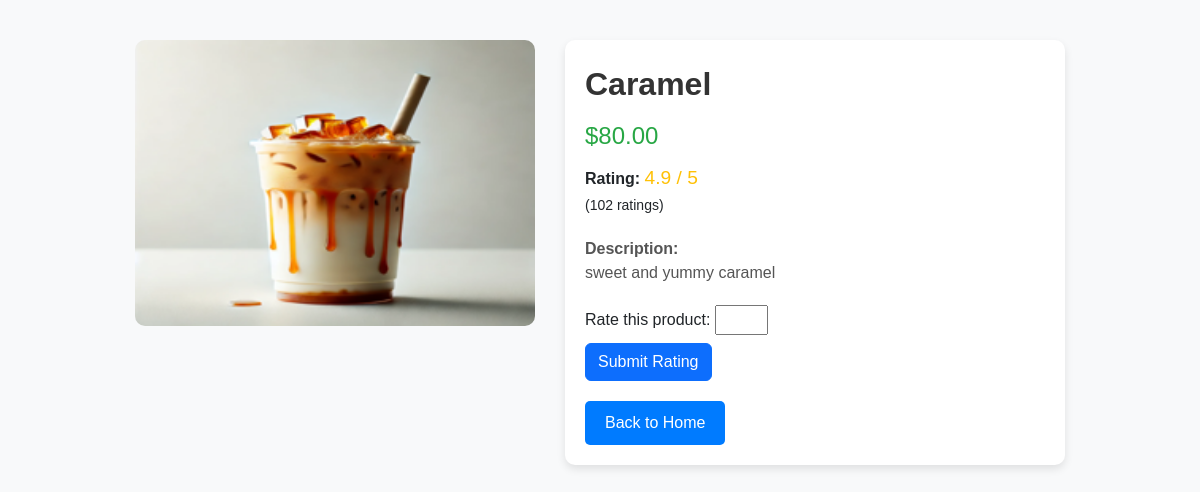
Page /view.php?id=1 on the committed database.
### tables this page shows
CREATE TABLE `products` (
  `id` int(11) NOT NULL,
  `product_name` varchar(255) NOT NULL,
  `price` decimal(10,2) NOT NULL,
  `image` varchar(255) NOT NULL,
  `rating` float NOT NULL,
  `total_ratings` int(11) NOT NULL,
  `rating_count` int(11) DEFAULT 0,
  `description` text NOT NULL
);

### view.php (the view, shortened to what this page needs)
<?php
include('db.php');
if (isset($_GET['id'])) {
    $product_id = $_GET['id'];
    $sql = "SELECT * FROM products WHERE id = $product_id";
    $result = $conn->query($sql);
    if ($result->num_rows > 0) {
        $product = $result->fetch_assoc();
    } else {
        echo "Product not found!";
        exit;
    }
} else {
    echo "Product ID not provided!";
    exit;
}
?>
<!DOCTYPE html>
<html lang="en">
<head>
    <link href="https://cdn.jsdelivr.net/npm/bootstrap@5.3.0/dist/css/bootstrap.min.css" rel="stylesheet">
    <link rel="stylesheet" href="https://cdnjs.cloudflare.com/ajax/libs/font-awesome/6.0.0-beta3/css/all.min.css">
</head>
<body>
    <div class="container">
        <div class="product-container">
            <div class="product-image">
                <img src="<?php echo htmlspecialchars($product['image']); ?>" alt="<?php echo htmlspecialchars($product['product_name']); ?>">
            </div>
            <div class="product-details">
                <div class="product-title"><?php echo htmlspecialchars($product['product_name']); ?></div>
                <div class="product-price">$<?php echo number_format($product['price'], 2); ?></div>
                <div class="product-rating">
                    <strong>Rating:</strong>
                    <span><?php echo number_format($product['rating'], 1); ?> / 5</span>
                    <br>
                    <small>(<?php echo $product['total_ratings']; ?> ratings)</small>
                </div>
                <div class="product-description">
                    <strong>Description:</strong>
                    <p><?php echo htmlspecialchars($product['description']); ?></p>
                </div>
                <form class="rating-form" method="post">
                    <div>
                        <label for="rating">Rate this product:</label>
                        <input type="number" id="rating" name="rating" min="1" max="5" required>
                    </div>
                    <button type="submit" class="btn btn-primary mt-2">Submit Rating</button>
                </form>
                <a href="index.php" class="back-btn">Back to Home</a>
            </div>
        </div>
    </div>
</body>
</html>

### view.php (style rules this page uses)
body { font-family: 'Arial', sans-serif; background-color: #f8f9fa; padding: 20px; }
.product-container { display: flex; flex-wrap: wrap; justify-content: center; gap: 30px; margin-top: 20px; }
.product-image { flex: 1; max-width: 400px; text-align: center; }
.product-image img { width: 100%; height: auto; border-radius: 10px; }
.product-details { flex: 1; max-width: 500px; background-color: white; padding: 20px; border-radius: 10px; box-shadow: 0 4px 8px rgba(0, 0, 0, 0.1); }
.product-title { font-size: 2rem; font-weight: bold; color: #333; }
.product-price { font-size: 1.5rem; color: #28a745; margin-top: 10px; }
.product-rating { margin-top: 10px; }
.product-rating span { font-size: 1.2rem; color: #ffc107; }
.product-description { margin-top: 20px; font-size: 1rem; color: #555; }
.back-btn { margin-top: 20px; display: inline-block; padding: 10px 20px; background-color: #007bff; color: white; border-radius: 5px; text-decoration: none; }
.rating-form { margin-top: 20px; }
.rating-form input { margin-right: 10px; }

### rows in the picture
products: product_name "Caramel", price "80.00", rating "4.9", total_ratings "102", description "sweet and yummy caramel"
